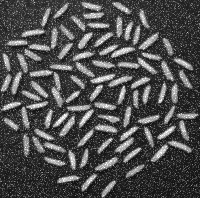
#> input picture Q-5/rice_gaussian_noise.png, 200 x 198 px
$ jupyter execute Q-5.ipynb
#> lines starting #> are read from the running program, lines starting #| are printed output that depends on the picture; after the words box and inside, x2 and y2 are one past the last pixel; in counts of white or black regions, pixels touching at a corner belong together
[cell 1]
import cv2 as cv
import matplotlib.pyplot as plt
import numpy as np

image = cv.imread("rice_gaussian_noise.png")
#> image is the input picture: shape (198, 200, 3); min 10, max 255, mean 78.4

dst = cv.fastNlMeansDenoisingColored(image, None, 20, 20, 7, 15)
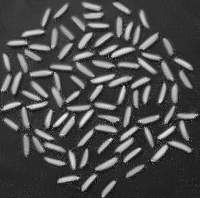
#> dst: shape (198, 200, 3); mean B, G, R 75.3, 75.3, 75.3

fig, ax = plt.subplots(1, 2, figsize=(10, 20))
ax[0].imshow(image, cmap="gray")
ax[0].set_title("Original")
ax[1].imshow(dst, cmap="gray")
ax[1].set_title("Noice Removed")
plt.show()
#> figure, not shown here; B, G, R data is drawn as R, G, B

[cell 2]
import cv2 as cv
import matplotlib.pyplot as plt
import numpy as np

image = cv.imread("rice_salt_pepper_noise.png")
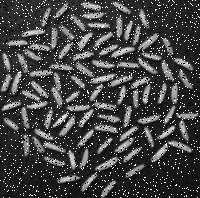
#> input picture Q-5/rice_salt_pepper_noise.png, 200 x 198 px
#> image is the input picture: shape (198, 200, 3); min 0, max 255, mean 69

dst = cv.fastNlMeansDenoisingColored(image, None, 20, 20, 7, 15)

fig, ax = plt.subplots(1, 2, figsize=(10, 20))
ax[0].imshow(image, cmap="gray")
ax[0].set_title("Original")
ax[1].imshow(dst, cmap="gray")
ax[1].set_title("Noice Removed")
plt.show()
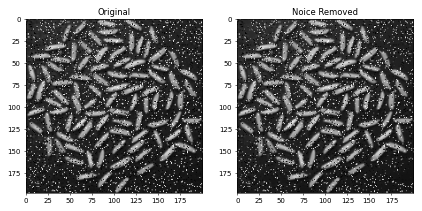
#> figure drawn by matplotlib, 2 panels; B, G, R data is drawn as R, G, B

[cell 3]
import cv2 as cv
import matplotlib.pyplot as plt

# Read the grayscale image
image = cv.imread("rice_salt_pepper_noise.png", cv.IMREAD_GRAYSCALE)
#> image: shape (198, 200); min 0, max 255, mean 69

# Apply Otsu's thresholding
_, binary_image = cv.threshold(image, 0, 255, cv.THRESH_BINARY + cv.THRESH_OTSU)
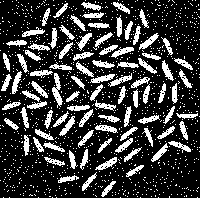
#> binary_image: shape (198, 200); 23.4% white; 1186 white regions (1095 under 20 px), largest, box (x1, y1, x2, y2) and area: (52, 73, 63, 108) 171, (139, 33, 159, 50) 118, (90, 74, 115, 83) 116

# Display the original and segmented images
plt.subplot(121), plt.imshow(image, cmap='gray'), plt.title('Original Image')
plt.subplot(122), plt.imshow(binary_image, cmap='gray'), plt.title('Segmented Image (Otsu)')
plt.show()

[cell 4]
import cv2 as cv
import matplotlib.pyplot as plt
import numpy as np

# Read the binary image
image = cv.imread("rice_salt_pepper_noise.png", cv.IMREAD_GRAYSCALE)

# Apply morphological operations to remove small objects (opening)
kernel_open = np.ones((5, 5), np.uint8)
image_opened = cv.morphologyEx(image, cv.MORPH_OPEN, kernel_open, iterations=2)
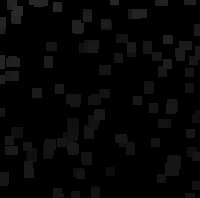
#> image_opened: shape (198, 200); min 0, max 41, mean 5.1

# Apply morphological operations to fill holes (closing)
kernel_close = np.ones((5, 5), np.uint8)
image_closed = cv.morphologyEx(image_opened, cv.MORPH_CLOSE, kernel_close, iterations=10)
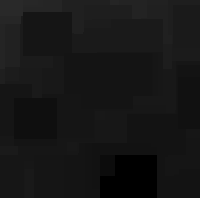
#> image_closed: shape (198, 200); min 0, max 41, mean 21.6

# Display the original, opened, and closed images
plt.subplot(131), plt.imshow(image, cmap='gray'), plt.title('Original Image')
plt.subplot(132), plt.imshow(image_opened, cmap='gray'), plt.title('Opened Image')
plt.subplot(133), plt.imshow(image_closed, cmap='gray'), plt.title('Closed Image')
plt.show()

[cell 5]
import cv2 as cv
import numpy as np
import matplotlib.pyplot as plt

im = cv.imread('rice_gaussian_noise.png', cv.IMREAD_GRAYSCALE)
#> im: shape (198, 200); min 10, max 255, mean 78.4

denoised_im = cv.fastNlMeansDenoising(im, None, h=28, searchWindowSize=10)

_, segmented_image = cv.threshold(denoised_im, 0, 255, cv.THRESH_BINARY + cv.THRESH_OTSU)
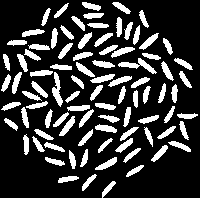
#> segmented_image: shape (198, 200); 21.8% white; 90 white regions, largest, box (x1, y1, x2, y2) and area: (118, 58, 157, 74) 205, (52, 72, 63, 107) 182, (59, 116, 75, 136) 126

kernel = cv.getStructuringElement(cv.MORPH_ELLIPSE, (5, 5))

closed_image = cv.morphologyEx(segmented_image, cv.MORPH_CLOSE, kernel)
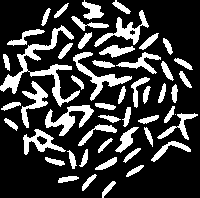
#> closed_image: shape (198, 200); 23.5% white; 52 white regions (1 under 20 px), largest, box (x1, y1, x2, y2) and area: (0, 25, 80, 107) 1268, (73, 52, 132, 101) 603, (45, 105, 94, 136) 594

opened_image = cv.morphologyEx(closed_image, cv.MORPH_OPEN, kernel)
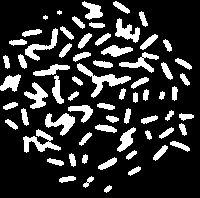
#> opened_image: shape (198, 200); 19.7% white; 68 white regions (2 under 20 px), largest, box (x1, y1, x2, y2) and area: (77, 63, 131, 98) 462, (23, 129, 61, 153) 368, (45, 113, 75, 136) 334

num_labels, labels = cv.connectedComponents(opened_image)
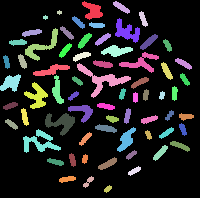
#> labels: shape (198, 200) int32; 69 distinct labels, from 0 to 68; one colour per label, 0 black
#> num_labels = 69

num_rice_grains = num_labels - 1
#> num_rice_grains = 68

print("Number of rice grains:", num_rice_grains)
#| Number of rice grains: 68
